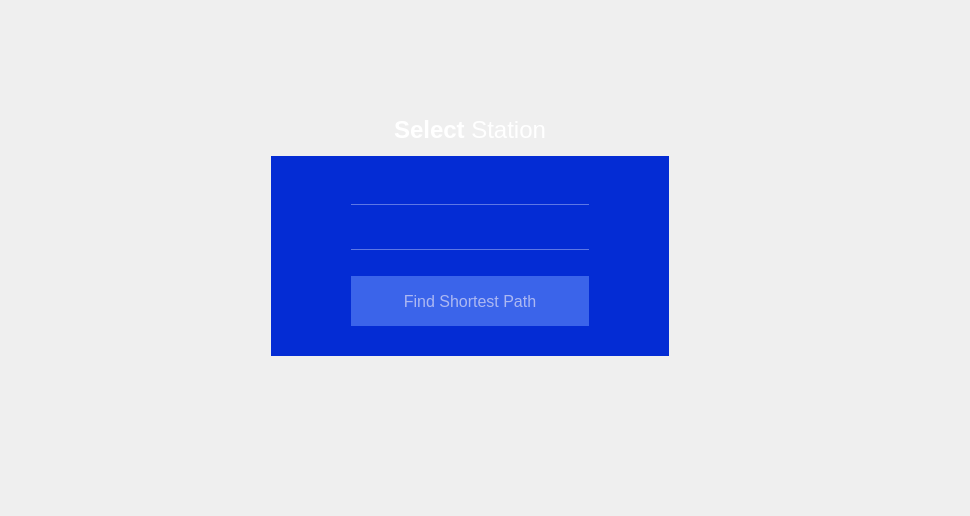
            <widget class="QWidget" name="page_1">
             <property name="styleSheet">
              <string notr="true"/>
             </property>
             <layout class="QVBoxLayout" name="verticalLayout_9">
              <property name="spacing">
               <number>7</number>
              </property>
              <property name="leftMargin">
               <number>220</number>
              </property>
              <property name="topMargin">
               <number>100</number>
              </property>
              <property name="rightMargin">
               <number>250</number>
              </property>
              <property name="bottomMargin">
               <number>150</number>
              </property>
              <item>
               <widget class="QFrame" name="frame_3">
                <property name="minimumSize">
                 <size>
                  <width>500</width>
                  <height>0</height>
                 </size>
                </property>
                <property name="maximumSize">
                 <size>
                  <width>16777215</width>
                  <height>375</height>
                 </size>
                </property>
                <property name="styleSheet">
                 <string notr="true">background: transparent;</string>
                </property>
                <property name="frameShape">
                 <enum>QFrame::StyledPanel</enum>
                </property>
                <property name="frameShadow">
                 <enum>QFrame::Raised</enum>
                </property>
                <layout class="QVBoxLayout" name="verticalLayout_5">
                 <property name="leftMargin">
                  <number>50</number>
                 </property>
                 <property name="rightMargin">
                  <number>50</number>
                 </property>
                 <item>
                  <widget class="QLabel" name="label">
                   <property name="minimumSize">
                    <size>
                     <width>200</width>
                     <height>40</height>
                    </size>
                   </property>
                   <property name="maximumSize">
                    <size>
                     <width>10000</width>
                     <height>40</height>
                    </size>
                   </property>
                   <property name="font">
                    <font>
                     <family>.AppleSystemUIFont</family>
                     <pointsize>18</pointsize>
                     <weight>50</weight>
                     <bold>false</bold>
                    </font>
                   </property>
                   <property name="styleSheet">
                    <string notr="true">color:rgb(255, 255, 255);
background : transparent
</string>
                   </property>
                   <property name="text">
                    <string>&lt;strong&gt;Select&lt;/strong&gt; Station</string>
                   </property>
                   <property name="textFormat">
                    <enum>Qt::AutoText</enum>
                   </property>
                   <property name="alignment">
                    <set>Qt::AlignCenter</set>
                   </property>
                  </widget>
                 </item>
                 <item>
                  <widget class="QFrame" name="frame">
                   <property name="sizePolicy">
                    <sizepolicy hsizetype="Minimum" vsizetype="Minimum">
                     <horstretch>0</horstretch>
                     <verstretch>0</verstretch>
                    </sizepolicy>
                   </property>
                   <property name="minimumSize">
                    <size>
                     <width>200</width>
                     <height>200</height>
                    </size>
                   </property>
                   <property name="maximumSize">
                    <size>
                     <width>16777215</width>
                     <height>233</height>
                    </size>
                   </property>
                   <property name="sizeIncrement">
                    <size>
                     <width>0</width>
                     <height>0</height>
                    </size>
                   </property>
                   <property name="mouseTracking">
                    <bool>true</bool>
                   </property>
                   <property name="styleSheet">
                    <string notr="true">background : rgb(4, 44, 212)</string>
                   </property>
                   <property name="frameShape">
                    <enum>QFrame::NoFrame</enum>
                   </property>
                   <property name="frameShadow">
                    <enum>QFrame::Raised</enum>
                   </property>
                   <layout class="QVBoxLayout" name="verticalLayout_8">
                    <property name="spacing">
                     <number>7</number>
                    </property>
                    <property name="leftMargin">
                     <number>80</number>
                    </property>
                    <property name="topMargin">
                     <number>11</number>
                    </property>
                    <property name="rightMargin">
                     <number>80</number>
                    </property>
                    <item>
                     <widget class="QComboBox" name="comboBox_start">
                      <property name="autoFillBackground">
                       <bool>false</bool>
                      </property>
                      <property name="styleSheet">
                       <string notr="true">QComboBox {
    border: 0px 1px solid white;
    padding: 1px 18px 1px 3px;
    min-width: 6em;
    color: rgb(203,215,255);
}

QComboBox:editable {
    background-color:transparent;
    border-bottom-width: 1px;
	border-bottom-style: solid;
	border-color: rgb(93, 119, 229);
}

QComboBox::drop-down {
    subcontrol-origin: padding;
    subcontrol-position: top right;
    width: 25px;

    /*border-left-width: 1px;
    border-color: darkgray;
    border-left-style: solid; /* just a single line */

	border-bottom-width: 1px;
    border-bottom-color: transparent;
    border-bottom-style: solid;
}
QComboBox::down-arrow{
image: url(:/white-down-arrow-milspe-bolts.png);
max-width: 10px;
}
QComboBox QAbstractItemView {
    border: 2px transparent;
    selection-background-color:rgb(4, 44, 212);
	background-color: rgb(59, 100, 234);
	
}
QComboBox:!editable:on, QComboBox::drop-down:editable:on {
    background:rgb(59, 100, 234);
}
 QScrollBar::handle:vertical
 {
     background-color:rgb(59, 100, 234);      
     min-height: 5px;
     border-radius: 4px transparent;
 }
  QComboBox QAbstractItemView::up-arrow:vertical,  QComboBox QAbstractItemView::down-arrow:vertical
 {
image:url;
     background: none;
	 border-radius: 4px transparent;
 }
QComboBox QAbstractItemView::drop-down::down-arrow {image:url}
 QScrollBar::sub-line:vertical
 {
     margin: 3px 0px 3px 0px;
     border-image: url(:/qss_icons/rc/up_arrow_disabled.png);
     height: 10px;
     width: 10px;
     subcontrol-position: top;
     subcontrol-origin: margin;
 }

 QScrollBar::add-line:vertical
 {
     margin: 3px 0px 3px 0px;
     border-image: url(:/qss_icons/rc/up_arrow_disabled.png);
     height: 10px;
     width: 10px;
     subcontrol-position: bottom;
     subcontrol-origin: margin;
 }

 QComboBox QAbstractItemView::sub-line:vertical:hover,QScrollBar::sub-line:vertical:on
 {

     border-image: url(:/qss_icons/rc/up_arrow.png);
     height: 10px;
     width: 10px;
     subcontrol-position: top;
     subcontrol-origin: margin;
 }


 QComboBox QAbstractItemView::add-line:vertical:hover, QScrollBar::add-line:vertical:on
 {
     border-image: url(:/qss_icons/rc/up_arrow.png);
     height: 10px;
     width: 10px;
     subcontrol-position: bottom;
     subcontrol-origin: margin;
 }

 QComboBox QAbstractItemView::up-arrow:vertical,  QComboBox QAbstractItemView::down-arrow:vertical
 {
     background: none;
 }


 QComboBox QAbstractItemView::add-page:vertical, QScrollBar::sub-page:vertical
 {
     background: none;
 }</string>
                      </property>
                      <property name="inputMethodHints">
                       <set>Qt::ImhNone</set>
                      </property>
                      <property name="editable">
                       <bool>true</bool>
                      </property>
                      <property name="currentText">
                       <string/>
                      </property>
                      <property name="maxVisibleItems">
                       <number>4</number>
                      </property>
                      <property name="frame">
                       <bool>false</bool>
                      </property>
                     </widget>
                    </item>
                    <item>
                     <widget class="QComboBox" name="comboBox_end">
                      <property name="styleSheet">
                       <string notr="true">QComboBox {
    border: 0px 1px solid white;
    padding: 1px 18px 1px 3px;
    min-width: 6em;
    color: rgb(203,215,255);
}

QComboBox:editable {
    background-color:transparent;
    border-bottom-width: 1px;
	border-bottom-style: solid;
	border-color: rgb(93, 119, 229);
}

QComboBox::drop-down {
    subcontrol-origin: padding;
    subcontrol-position: top right;
    width: 25px;

    /*border-left-width: 1px;
    border-color: darkgray;
    border-left-style: solid; /* just a single line */

	border-bottom-width: 1px;
    border-bottom-color: transparent;
    border-bottom-style: solid;
}
QComboBox::down-arrow{
image: url(:/white-down-arrow-milspe-bolts.png);
max-width: 10px;
}
QComboBox QAbstractItemView {
    border: 2px transparent;
    selection-background-color:rgb(4, 44, 212);
	background-color: rgb(59, 100, 234);
	
}
QComboBox:!editable:on, QComboBox::drop-down:editable:on {
    background:rgb(59, 100, 234);
}
 QScrollBar::handle:vertical
 {
     background-color:rgb(59, 100, 234);      
     min-height: 5px;
     border-radius: 4px transparent;
 }
  QComboBox QAbstractItemView::up-arrow:vertical,  QComboBox QAbstractItemView::down-arrow:vertical
 {
image:url;
     background: none;
	 border-radius: 4px transparent;
 }
QComboBox QAbstractItemView::drop-down::down-arrow {image:url}
 QScrollBar::sub-line:vertical
 {
     margin: 3px 0px 3px 0px;
     border-image: url(:/qss_icons/rc/up_arrow_disabled.png);
     height: 10px;
     width: 10px;
     subcontrol-position: top;
     subcontrol-origin: margin;
 }

 QScrollBar::add-line:vertical
 {
     margin: 3px 0px 3px 0px;
     border-image: url(:/qss_icons/rc/up_arrow_disabled.png);
     height: 10px;
     width: 10px;
     subcontrol-position: bottom;
     subcontrol-origin: margin;
 }

 QComboBox QAbstractItemView::sub-line:vertical:hover,QScrollBar::sub-line:vertical:on
 {

     border-image: url(:/qss_icons/rc/up_arrow.png);
     height: 10px;
     width: 10px;
     subcontrol-position: top;
     subcontrol-origin: margin;
 }


 QComboBox QAbstractItemView::add-line:vertical:hover, QScrollBar::add-line:vertical:on
 {
     border-image: url(:/qss_icons/rc/up_arrow.png);
     height: 10px;
     width: 10px;
     subcontrol-position: bottom;
     subcontrol-origin: margin;
 }

 QComboBox QAbstractItemView::up-arrow:vertical,  QComboBox QAbstractItemView::down-arrow:vertical
 {
     background: none;
 }


 QComboBox QAbstractItemView::add-page:vertical, QScrollBar::sub-page:vertical
 {
     background: none;
 }</string>
                      </property>
                      <property name="editable">
                       <bool>true</bool>
                      </property>
                      <property name="frame">
                       <bool>false</bool>
                      </property>
                     </widget>
                    </item>
                    <item>
                     <widget class="QPushButton" name="Btn_algorithm">
                      <property name="minimumSize">
                       <size>
                        <width>0</width>
                        <height>50</height>
                       </size>
                      </property>
                      <property name="font">
                       <font>
                        <family>Segoe UI</family>
                        <pointsize>12</pointsize>
                       </font>
                      </property>
                      <property name="layoutDirection">
                       <enum>Qt::LeftToRight</enum>
                      </property>
                      <property name="autoFillBackground">
                       <bool>false</bool>
                      </property>
                      <property name="styleSheet">
                       <string notr="true">QPushButton{
 background-color:rgb(59, 100, 234);
 border: 2px solid rgb(59, 100, 234);
border-color:rgb(59, 100, 234);
color:rgb(172, 184, 242); 
}
QPushButton:hover{
 background-color: rgb(124, 156, 252);
 border: 0px solid;
 color:rgb(45, 45, 45);
}</string>
                      </property>
                      <property name="text">
                       <string>Find Shortest Path</string>
                      </property>
                      <property name="flat">
                       <bool>false</bool>
                      </property>
                     </widget>
                    </item>
                   </layout>
                  </widget>
                 </item>
                </layout>
               </widget>
              </item>
             </layout>
            </widget>
